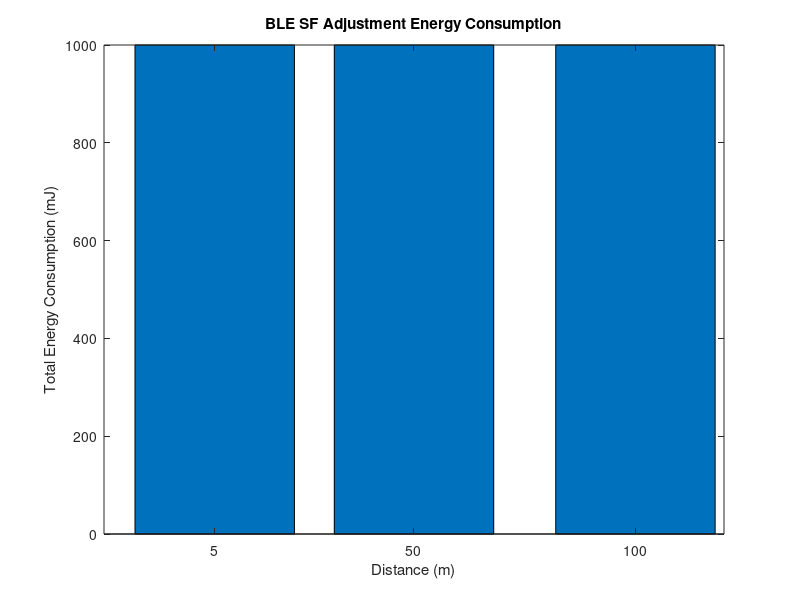

Write MATLAB code to recreate this figure.
function BLE_SF_Adjustment
    % BLE doesn't use SF directly but uses modulation for energy adjustments
    mod_schemes = {'GFSK'};
    data_rate = [1e6]; % 1 Mbps data rate for BLE
    distances = [5, 50, 100]; % Example distances

    energy_per_bit = [0.001]; % Energy per bit for BLE's GFSK modulation

    energy_consumption = zeros(1, length(distances));

    for i = 1:length(distances)
        total_energy = energy_per_bit(1) * data_rate(1); % Energy per bit times data rate
        energy_consumption(i) = total_energy;
    end
    
    disp(['BLE SF Adjustment Energy Consumption: ', num2str(energy_consumption), ' mJ']);
    
    % Plot
    figure;
    bar(distances, energy_consumption);
    xlabel('Distance (m)');
    ylabel('Total Energy Consumption (mJ)');
    title('BLE SF Adjustment Energy Consumption');
end
